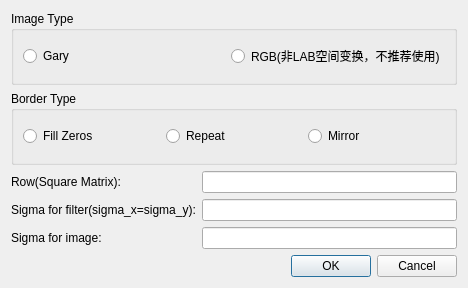
<?xml version="1.0" encoding="UTF-8"?>
<ui version="4.0">
 <class>DialogBilateralFilter</class>
 <widget class="QDialog" name="DialogBilateralFilter">
  <property name="geometry">
   <rect>
    <x>0</x>
    <y>0</y>
    <width>468</width>
    <height>288</height>
   </rect>
  </property>
  <property name="windowTitle">
   <string>Dialog</string>
  </property>
  <layout class="QGridLayout" name="gridLayout">
   <item row="0" column="0" colspan="2">
    <widget class="QGroupBox" name="groupBox_imageType">
     <property name="title">
      <string>Image Type</string>
     </property>
     <layout class="QHBoxLayout" name="horizontalLayout">
      <item>
       <widget class="QRadioButton" name="radioButton_gray">
        <property name="text">
         <string>Gary</string>
        </property>
       </widget>
      </item>
      <item>
       <widget class="QRadioButton" name="radioButton_rgb">
        <property name="text">
         <string>RGB(非LAB空间变换，不推荐使用)</string>
        </property>
       </widget>
      </item>
     </layout>
    </widget>
   </item>
   <item row="1" column="0" colspan="2">
    <widget class="QGroupBox" name="groupBox_borderType">
     <property name="title">
      <string>Border Type</string>
     </property>
     <layout class="QHBoxLayout" name="horizontalLayout_2">
      <item>
       <widget class="QRadioButton" name="radioButton_fillZeros">
        <property name="text">
         <string>Fill Zeros</string>
        </property>
       </widget>
      </item>
      <item>
       <widget class="QRadioButton" name="radioButton_repeat">
        <property name="text">
         <string>Repeat</string>
        </property>
       </widget>
      </item>
      <item>
       <widget class="QRadioButton" name="radioButton_mirror">
        <property name="text">
         <string>Mirror</string>
        </property>
       </widget>
      </item>
     </layout>
    </widget>
   </item>
   <item row="2" column="0">
    <widget class="QLabel" name="label_row">
     <property name="text">
      <string>Row(Square Matrix):</string>
     </property>
    </widget>
   </item>
   <item row="2" column="1">
    <widget class="QLineEdit" name="lineEdit_row"/>
   </item>
   <item row="3" column="0">
    <widget class="QLabel" name="label_sigma_filter">
     <property name="text">
      <string>Sigma for filter(sigma_x=sigma_y):</string>
     </property>
    </widget>
   </item>
   <item row="3" column="1">
    <widget class="QLineEdit" name="lineEdit_sigma_filter"/>
   </item>
   <item row="4" column="0">
    <widget class="QLabel" name="label_sigma_image">
     <property name="text">
      <string>Sigma for image:</string>
     </property>
    </widget>
   </item>
   <item row="4" column="1">
    <widget class="QLineEdit" name="lineEdit_sigma_image"/>
   </item>
   <item row="5" column="1">
    <widget class="QDialogButtonBox" name="buttonBox">
     <property name="orientation">
      <enum>Qt::Horizontal</enum>
     </property>
     <property name="standardButtons">
      <set>QDialogButtonBox::Cancel|QDialogButtonBox::Ok</set>
     </property>
    </widget>
   </item>
  </layout>
 </widget>
 <resources/>
 <connections>
  <connection>
   <sender>buttonBox</sender>
   <signal>accepted()</signal>
   <receiver>DialogBilateralFilter</receiver>
   <slot>accept()</slot>
   <hints>
    <hint type="sourcelabel">
     <x>248</x>
     <y>254</y>
    </hint>
    <hint type="destinationlabel">
     <x>157</x>
     <y>274</y>
    </hint>
   </hints>
  </connection>
  <connection>
   <sender>buttonBox</sender>
   <signal>rejected()</signal>
   <receiver>DialogBilateralFilter</receiver>
   <slot>reject()</slot>
   <hints>
    <hint type="sourcelabel">
     <x>316</x>
     <y>260</y>
    </hint>
    <hint type="destinationlabel">
     <x>286</x>
     <y>274</y>
    </hint>
   </hints>
  </connection>
 </connections>
</ui>
